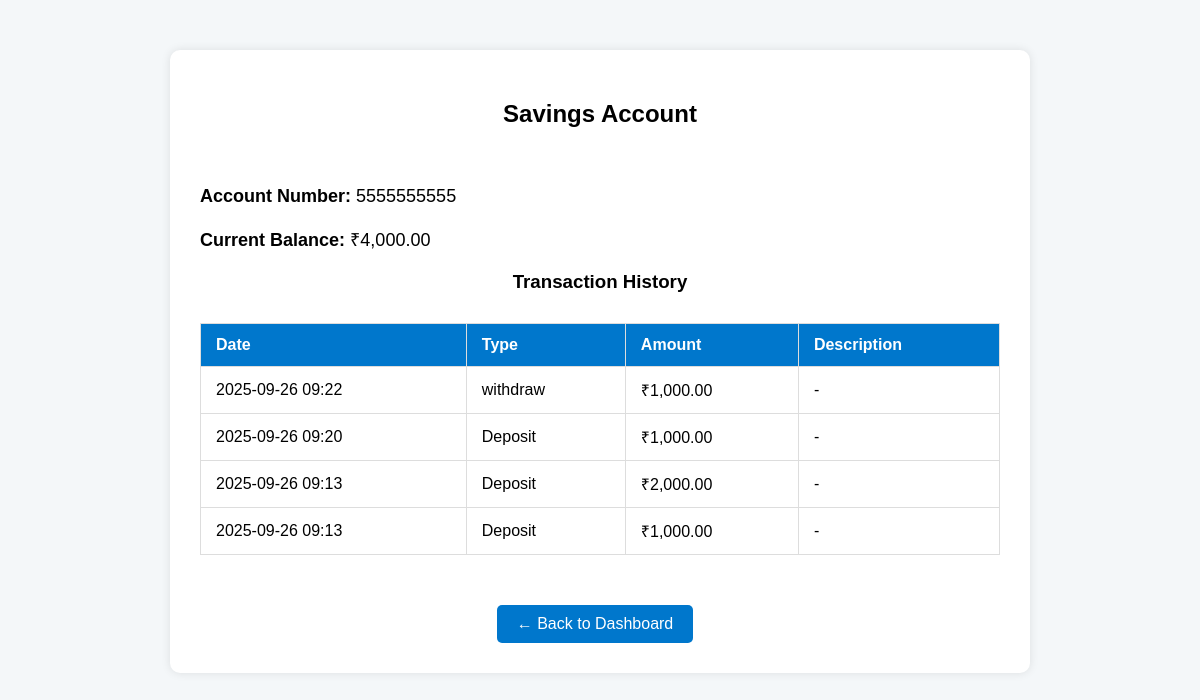
The app's page /account/2 (signed in) with its own data.
### original.py (models this page shows)
class Account(db.Model):
    account_id = db.Column(db.Integer, primary_key=True)
    user_id = db.Column(db.Integer, db.ForeignKey('user.user_id'), nullable=False)
    account_number = db.Column(db.String(20), unique=True, nullable=False)
    account_type = db.Column(db.String(50), nullable=False)
    balance = db.Column(db.Numeric(12, 2), nullable=False, default=0.00)
    status = db.Column(db.String(20), default='Active')
    created_at = db.Column(db.DateTime, default=datetime.utcnow)
    ifsc_code = db.Column(db.String(20))
    branch_name = db.Column(db.String(100))
    transactions = db.relationship('Transaction', backref='account', lazy=True)

class Transaction(db.Model):
    transaction_id = db.Column(db.Integer, primary_key=True)
    account_id = db.Column(db.Integer, db.ForeignKey('account.account_id'), nullable=False)
    transaction_type = db.Column(db.String(50), nullable=False)
    amount = db.Column(db.Numeric(12, 2), nullable=False)
    balance = db.Column(db.Numeric(12, 2), nullable=False, default=0.00)
    description = db.Column(db.String(255))
    timestamp = db.Column(db.DateTime, default=datetime.utcnow)

### original.py (the view)
@app.route('/account/<int:account_id>')
def account_details(account_id):
    if 'username' not in session:
        return redirect(url_for('login'))
    user = User.query.filter_by(username=session['username']).first()
    account = Account.query.filter_by(account_id=account_id, user_id=user.user_id).first()
    transactions = Transaction.query.filter_by(account_id=account.account_id).order_by(Transaction.timestamp.desc()).all()
    return render_template('account_details.html', account=account, transactions=transactions)

### templates/account_details.html (shortened to what this page needs)
<!DOCTYPE html>
<html lang="en">
<head>
</head>
<body>
    <div class="details-container">
         <h2>{{ account.account_type }} Account</h2>
        <div class="info"><strong>Account Number:</strong> {{ account.account_number }}</div>
        <div class="info"><strong>Current Balance:</strong> ₹{{ "{:,.2f}".format(account.balance) }}</div>
        <h3>Transaction History</h3>
        {% if transactions %}
            <table>
                <tr>
                    <th>Date</th>
                    <th>Type</th>
                    <th>Amount</th>
                    <th>Description</th>
                </tr>
                {% for txn in transactions %}
                <tr>
                    <td>{{ txn.timestamp.strftime('%Y-%m-%d %H:%M') }}</td>
                    <td>{{ txn.transaction_type }}</td>
                    <td>₹{{ "{:,.2f}".format(txn.amount) }}</td>
                    <td>{{ txn.description or '-' }}</td>
                </tr>
                {% endfor %}
            </table>
        {% else %}
            <p style="text-align:center;">No transactions found for this account.</p>
        {% endif %}
        <div class="btn-container">
            <a href="{{ url_for('dashboard') }}" class="btn">← Back to Dashboard</a>
        </div>
    </div>
</body>
</html>

### templates/account_details.html (style rules this page uses)
body { font-family: Arial, sans-serif; margin: 40px; background-color: #f4f7f9; }
.details-container { max-width: 800px; margin: 50px auto; background-color: white; padding: 30px; border-radius: 10px; box-shadow: 0 0 10px rgba(0,0,0,0.1); }
h2, h3 { text-align: center; }
.info { font-size: 18px; margin: 20px 0; }
table { width: 100%; border-collapse: collapse; margin-top: 30px; }
th, td { padding: 12px 15px; border: 1px solid #ddd; text-align: left; }
th { background-color: #0077cc; color: white; }
.btn { display: inline-block; margin-top: 30px; text-decoration: none; background: #0077cc; color: white; padding: 10px 20px; border-radius: 5px; margin-right: 10px; }
.btn-container { text-align: center; margin-top: 20px; }

### records on screen
Account: account_type "Savings", account_number "5555555555", balance "4,000.00"
Transaction: timestamp "2025-09-26 09:22", transaction_type "withdraw", amount "1,000.00", description "-"
Transaction: timestamp "2025-09-26 09:20", transaction_type "Deposit", amount "1,000.00", description "-"
Transaction: timestamp "2025-09-26 09:13", transaction_type "Deposit", amount "2,000.00", description "-"
Transaction: timestamp "2025-09-26 09:13", transaction_type "Deposit", amount "1,000.00", description "-"
